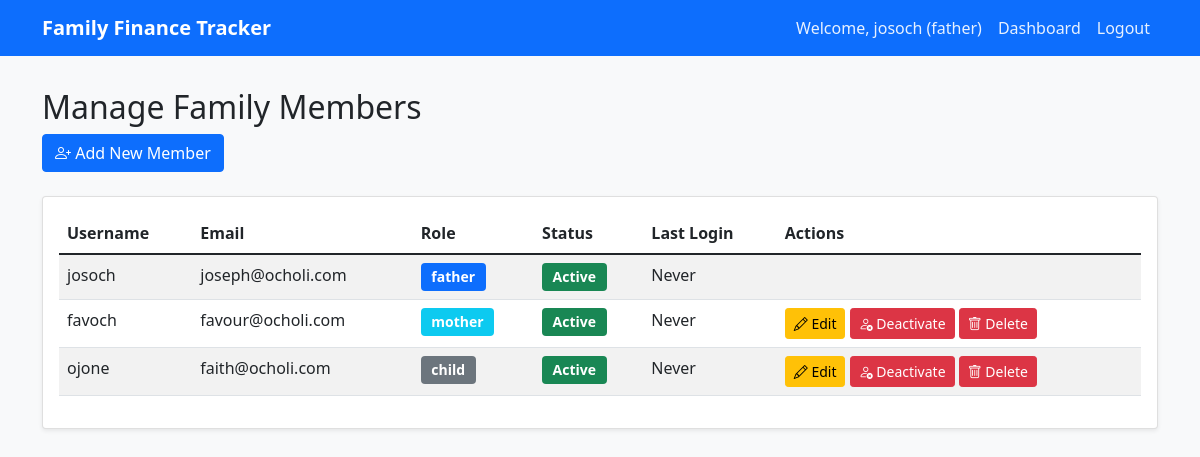
Page /manage_family_members (signed in) on the earlier database version.
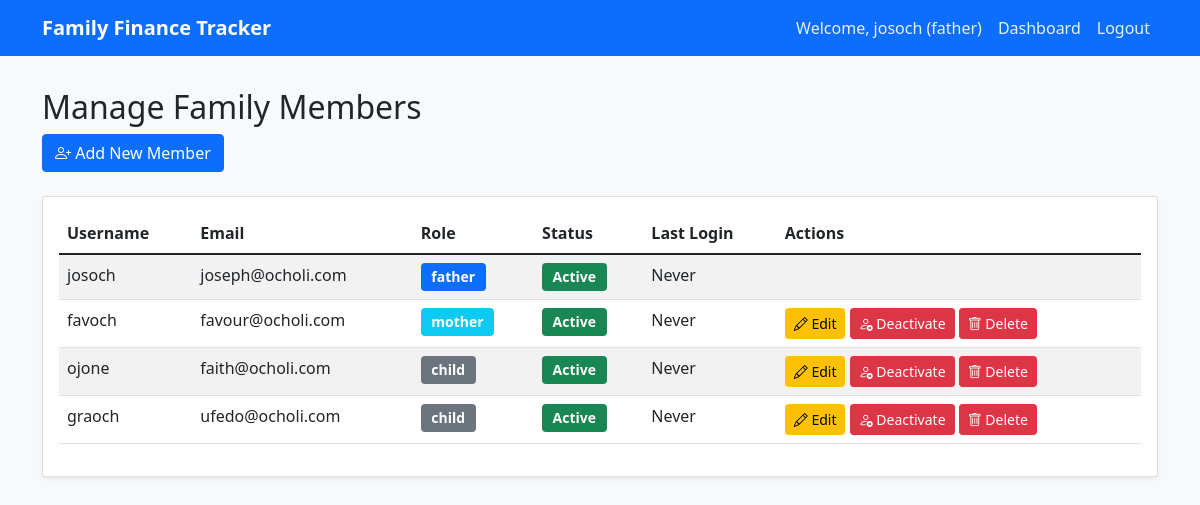
Same page on the later database version.
### app.py (models this page shows, shortened)
class User(UserMixin, db.Model):
    id = db.Column(db.Integer, primary_key=True)
    username = db.Column(db.String(80), unique=True, nullable=False)
    email = db.Column(db.String(120), unique=True, nullable=False)
    password_hash = db.Column(db.String(128))
    role = db.Column(db.String(20), nullable=False)  # father, mother, child
    family_id = db.Column(db.Integer, db.ForeignKey('family.id'), nullable=False)
    balance = db.Column(db.Float, default=0.0)
    is_active = db.Column(db.Boolean, default=True)
    transactions_created = db.relationship('Transaction',
                                         foreign_keys='Transaction.created_by',
                                         backref=db.backref('creator_ref', lazy=True),
                                         lazy=True)
    transactions_received = db.relationship('Transaction',
                                          foreign_keys='Transaction.payee_id',
                                          backref=db.backref('payee_ref', lazy=True),
                                          lazy=True)
    requests_created = db.relationship('FundingRequest',
                                     foreign_keys='FundingRequest.requested_by',
                                     backref=db.backref('requester_ref', lazy=True),
                                     lazy=True)
    requests_approved = db.relationship('FundingRequest',
                                      foreign_keys='FundingRequest.approved_by',
                                      backref=db.backref('approver_ref', lazy=True),
                                      lazy=True)
    @property
    def password(self):
        raise AttributeError('password is not a readable attribute')

### app.py (the view)
@app.route('/manage_family_members')
@login_required
@father_required
def manage_family_members():
    family_members = User.query.filter_by(family_id=current_user.family_id).all()
    return render_template('manage_family_members.html', family_members=family_members)

### app.py (called while the page is built)
@login_manager.user_loader
def load_user(user_id):
    return User.query.get(int(user_id))

def father_required(f):
    @wraps(f)
    def decorated_function(*args, **kwargs):
        if not current_user.is_authenticated or current_user.role != 'father':
            flash('This action requires father privileges')
            return redirect(url_for('dashboard'))
        return f(*args, **kwargs)
    return decorated_function

### templates/manage_family_members.html (shortened to what this page needs)
<!DOCTYPE html>
<html lang="en">
<head>
    <link href="https://cdn.jsdelivr.net/npm/bootstrap@5.1.3/dist/css/bootstrap.min.css" rel="stylesheet">
    <link rel="stylesheet" href="https://cdn.jsdelivr.net/npm/bootstrap-icons@1.7.2/font/bootstrap-icons.css">
    <link rel="stylesheet" href="{{ url_for('static', filename='style.css') }}">
</head>
<body>
    <nav class="navbar navbar-expand-lg navbar-dark bg-primary">
        <div class="container">
            <a class="navbar-brand" href="#">Family Finance Tracker</a>
            <div class="collapse navbar-collapse" id="navbarNav">
                <ul class="navbar-nav ms-auto">
                    <li class="nav-item">
                        <span class="nav-link">Welcome, {{ current_user.username }} ({{ current_user.role }})</span>
                    </li>
                    <li class="nav-item">
                        <a class="nav-link" href="{{ url_for('dashboard') }}">Dashboard</a>
                    </li>
                    <li class="nav-item">
                        <a class="nav-link" href="{{ url_for('logout') }}">Logout</a>
                    </li>
                </ul>
            </div>
        </div>
    </nav>
    <div class="container mt-4">
        <div class="row mb-4">
            <div class="col">
                <h2>Manage Family Members</h2>
                <a href="{{ url_for('add_family_member') }}" class="btn btn-primary">
                    <i class="bi bi-person-plus"></i> Add New Member
                </a>
            </div>
        </div>
        <div class="card">
            <div class="card-body">
                <div class="table-responsive">
                    <table class="table table-striped">
                        <thead>
                            <tr>
                                <th>Username</th>
                                <th>Email</th>
                                <th>Role</th>
                                <th>Status</th>
                                <th>Last Login</th>
                                <th>Actions</th>
                            </tr>
                        </thead>
                        <tbody>
                            {% for member in family_members %}
                            <tr>
                                <td>{{ member.username }}</td>
                                <td>{{ member.email }}</td>
                                <td>
                                    <span class="badge {% if member.role == 'father' %}bg-primary{% elif member.role == 'mother' %}bg-info{% else %}bg-secondary{% endif %}">
                                        {{ member.role }}
                                    </span>
                                </td>
                                <td>
                                    <span class="badge {% if member.is_active %}bg-success{% else %}bg-danger{% endif %}">
                                        {{ 'Active' if member.is_active else 'Inactive' }}
                                    </span>
                                </td>
                                <td>{{ member.last_login.strftime('%Y-%m-%d %H:%M') if member.last_login else 'Never' }}</td>
                                <td>
                                    {% if current_user.role == 'father' and member.id != current_user.id %}
                                        <a href="{{ url_for('edit_family_member', user_id=member.id) }}" class="btn btn-warning btn-sm">
                                            <i class="bi bi-pencil"></i> Edit
                                        </a>
                                        <a href="{{ url_for('toggle_member_status', user_id=member.id) }}" class="btn btn-{% if member.is_active %}danger{% else %}success{% endif %} btn-sm">
                                            <i class="bi bi-{% if member.is_active %}person-x{% else %}person-check{% endif %}"></i>
                                            {{ 'Deactivate' if member.is_active else 'Activate' }}
                                        </a>
                                        <button type="button" class="btn btn-danger btn-sm" data-bs-toggle="modal" data-bs-target="#deleteModal{{ member.id }}">
                                            <i class="bi bi-trash"></i> Delete
                                        </button>
                                    {% endif %}
                                </td>
                            </tr>
                            {% endfor %}
                        </tbody>
                    </table>
                </div>
            </div>
        </div>
    </div>
</body>
</html>

### static/style.css (style rules this page uses)
body { background-color: #f8f9fa; }
.navbar { margin-bottom: 2rem; }
.card { box-shadow: 0 0.125rem 0.25rem rgba(0, 0, 0, 0.075); margin-bottom: 1.5rem; }
.table th { font-weight: 600; }
.badge { font-size: 0.875rem; padding: 0.5em 0.75em; }
.btn-primary { background-color: #0d6efd; border-color: #0d6efd; }
.navbar-brand { font-weight: 600; }
.nav-link { color: rgba(255, 255, 255, 0.9) !important; }

Differences in the rows shown:
added User: username "graoch", email "ufedo@ocholi.com", role "child", is_active "Active", last_login "Never", is_active "Deactivate"
